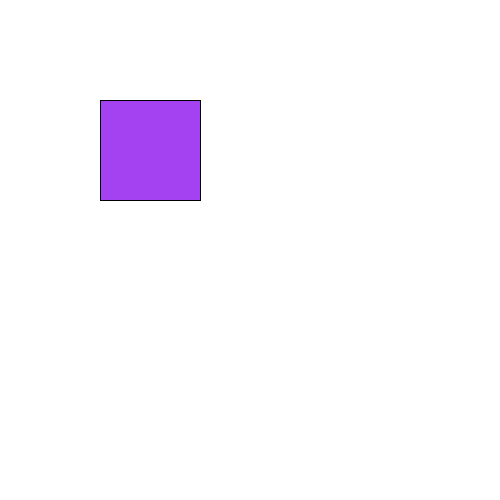
Frame 1 (no input)
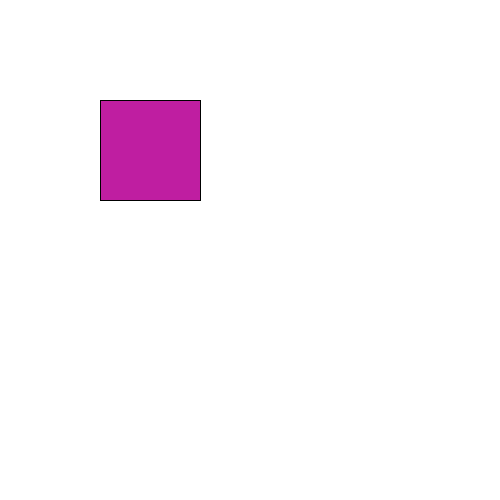
Frame 60 (the mouse pressed at the canvas centre just before this capture)
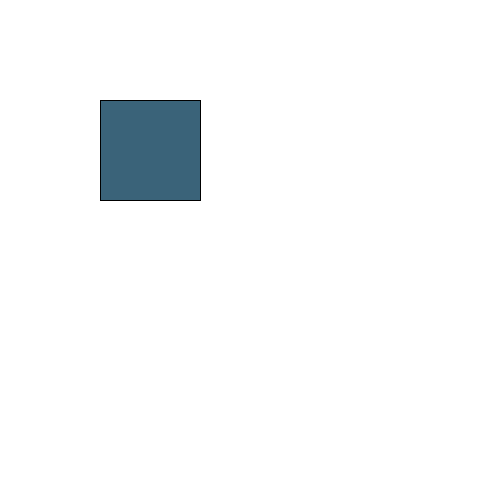
Frame 120 (the mouse held since frame 60 and released just before this capture)

The Processing sketch that drew these frames (run headless with seeded random() and noise(); from frame 60 on, the mouse is pressed at the canvas centre):

// Processing sketch: vierkantje
// ── vierkantje.pde
void setup() {
  size(500, 500);
  println("Dit is OOPD");
  background(255);
}

void draw() {
  fill(random(0, 255), random(0, 255), random(0, 255));
  rect(100, 100, 100, 100);
}
